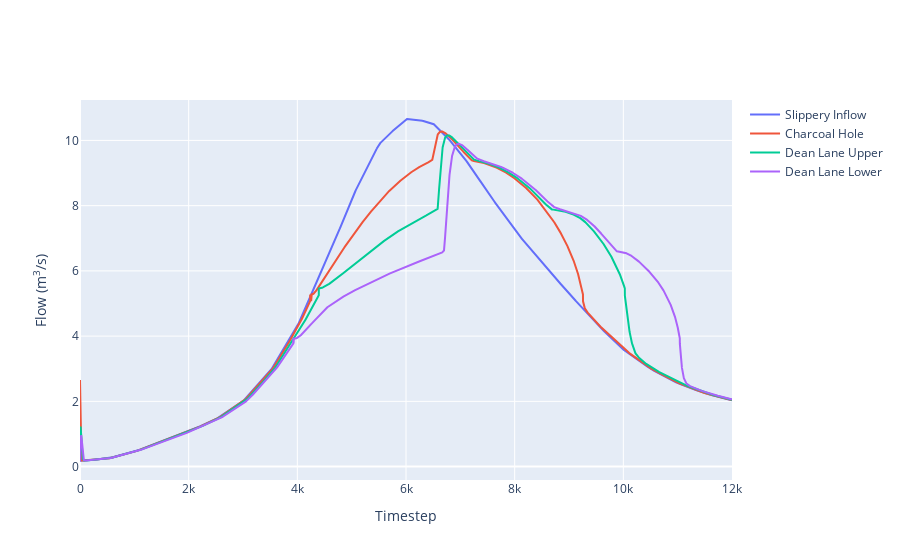

Source (notebook cell):
### Code cell
fsa_flow_fig = go.Figure()
fsa_flow_fig.add_trace(go.Scatter(y=network.nodes["Slippery"]["flow"], name="Slippery Inflow"))
fsa_flow_fig.add_trace(go.Scatter(y=network.nodes["charcoal_hole"]["flow"], name="Charcoal Hole"))
fsa_flow_fig.add_trace(go.Scatter(y=network.nodes["dean_lane_upper"]["flow"], name="Dean Lane Upper"))
fsa_flow_fig.add_trace(go.Scatter(y=network.nodes["dean_lane_lower"]["flow"], name="Dean Lane Lower"))
fsa_flow_fig.update_xaxes(title="Timestep")
fsa_flow_fig.update_yaxes(title="Flow (m<sup>3</sup>/s)")

### Figure 1 — Plotly figure (JSON) as saved in the notebook; plotly's stock layout.template omitted (floating-point values rounded to 4 significant figures; data arrays with more than 128 entries replaced by an {"elided": "..."} marker saying what was removed)
{"data": [{"name": "Slippery Inflow", "type": "scatter", "y": {"elided": "12001 float values"}}, {"name": "Charcoal Hole", "type": "scatter", "y": {"elided": "12001 float values"}}, {"name": "Dean Lane Upper", "type": "scatter", "y": {"elided": "12001 float values"}}, {"name": "Dean Lane Lower", "type": "scatter", "y": {"elided": "12001 float values"}}], "layout": {"xaxis": {"title": {"text": "Timestep"}}, "yaxis": {"title": {"text": "Flow (m<sup>3</sup>/s)"}}}}
